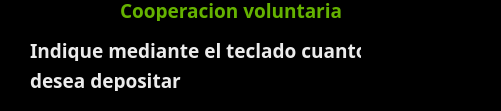
    <widget class="QGroupBox" name="groupBox_38">
     <property name="geometry">
      <rect>
       <x>60</x>
       <y>190</y>
       <width>501</width>
       <height>111</height>
      </rect>
     </property>
     <property name="styleSheet">
      <string notr="true">background-color: rgba(0, 0, 0, 100%);
border-radius:20%;</string>
     </property>
     <property name="title">
      <string/>
     </property>
     <widget class="QLabel" name="hs_3">
      <property name="geometry">
       <rect>
        <x>120</x>
        <y>0</y>
        <width>221</width>
        <height>21</height>
       </rect>
      </property>
      <property name="font">
       <font>
        <family>Droid Sans</family>
        <pointsize>14</pointsize>
        <weight>75</weight>
        <italic>false</italic>
        <bold>true</bold>
       </font>
      </property>
      <property name="styleSheet">
       <string notr="true">background-color:transparent;
color:rgb(101, 179, 0);

</string>
      </property>
      <property name="text">
       <string>Cooperacion voluntaria</string>
      </property>
     </widget>
     <widget class="QLabel" name="hs_17">
      <property name="geometry">
       <rect>
        <x>30</x>
        <y>40</y>
        <width>331</width>
        <height>21</height>
       </rect>
      </property>
      <property name="font">
       <font>
        <family>Droid Sans</family>
        <pointsize>14</pointsize>
        <weight>75</weight>
        <italic>false</italic>
        <bold>true</bold>
       </font>
      </property>
      <property name="styleSheet">
       <string notr="true">background-color:transparent;
color:rgb(236, 236, 236);
</string>
      </property>
      <property name="text">
       <string>Indique mediante el teclado cuanto</string>
      </property>
     </widget>
     <widget class="QLabel" name="hs_18">
      <property name="geometry">
       <rect>
        <x>30</x>
        <y>70</y>
        <width>331</width>
        <height>21</height>
       </rect>
      </property>
      <property name="font">
       <font>
        <family>Droid Sans</family>
        <pointsize>14</pointsize>
        <weight>75</weight>
        <italic>false</italic>
        <bold>true</bold>
       </font>
      </property>
      <property name="styleSheet">
       <string notr="true">background-color:transparent;
color:rgb(236, 236, 236);
</string>
      </property>
      <property name="text">
       <string>desea depositar</string>
      </property>
     </widget>
    </widget>
